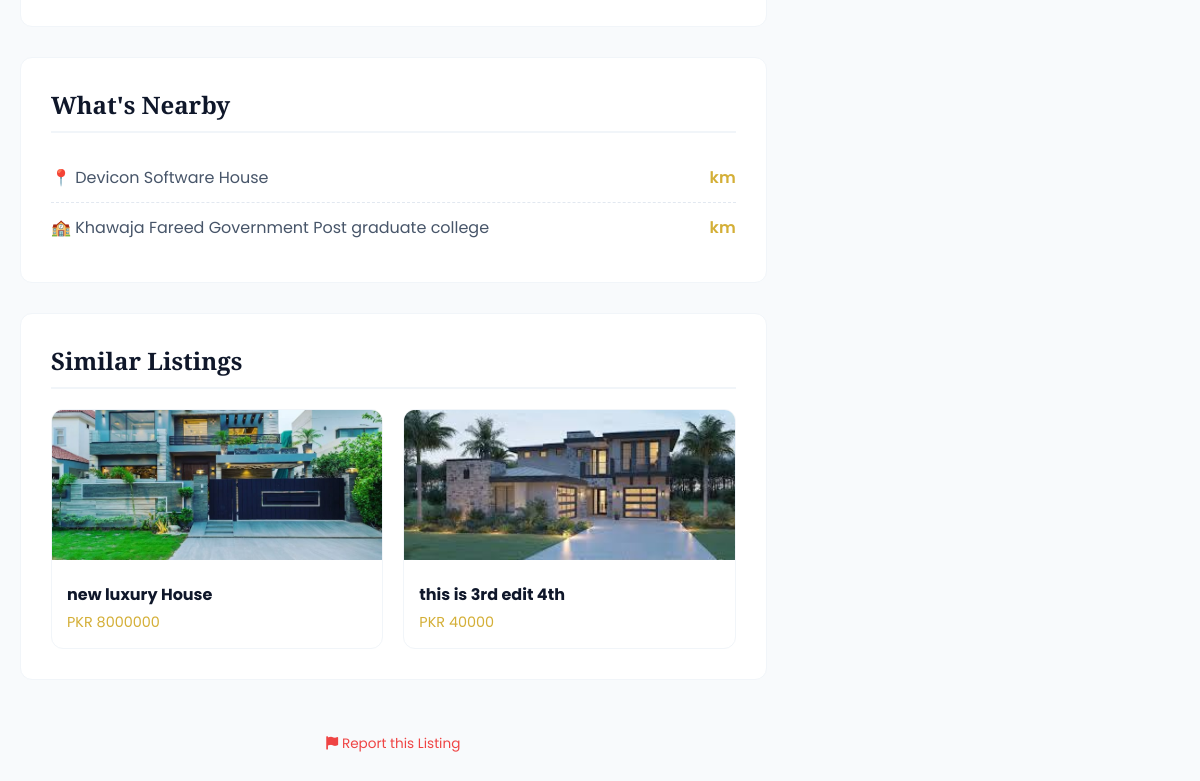
The app's page /listings/property/6/ (signed in, lower part), older data.
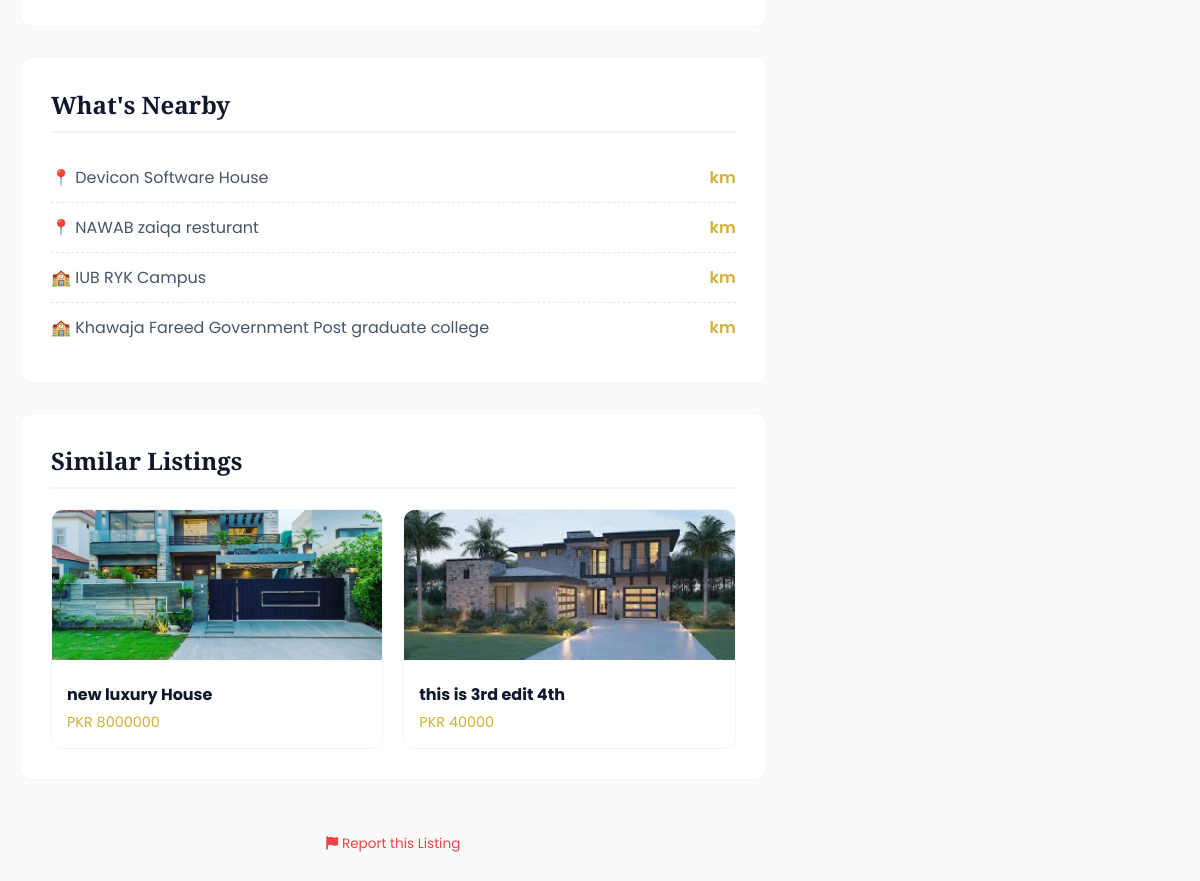
The same page, newer data.
### locations/models.py (models this page shows, shortened)
class Amenity(models.Model):
    area = models.ForeignKey(
        Area,
        on_delete=models.CASCADE,
        related_name="amenities"
    )
    name = models.CharField(
        max_length=255,
        help_text="e.g., 'Beaconhouse School' or 'Green Valley Supermarket'"
    )
    amenity_type = models.CharField(
        max_length=20,
        choices=AmenityType.choices,
        default=AmenityType.OTHER
    )
    latitude = models.DecimalField(
        max_digits=9,
        decimal_places=6,
        null=True,
        blank=True,
        help_text="Optional: Latitude for this amenity's map pin"
    )
    longitude = models.DecimalField(
        max_digits=9,
        decimal_places=6,
        null=True,
        blank=True,
        help_text="Optional: Longitude for this amenity's map pin"
    )
    class Meta:
        verbose_name_plural = "Amenities"
        ordering = ['amenity_type', 'name'] # Group by type, then name

### properties/models.py (models this page shows, shortened)
class Property(models.Model):
    title = models.CharField(max_length=255)
    description = models.TextField()
    price = models.BigIntegerField()
    area = models.ForeignKey(
        Area,
        on_delete=models.SET_NULL,
        null=True,
        related_name="properties"
    )
    latitude = models.DecimalField(
        max_digits=9,
        decimal_places=6,
        null=True,
        blank=True,
        help_text="Exact latitude of the property (e.g., 31.470510)"
    )
    longitude = models.DecimalField(
        max_digits=9,
        decimal_places=6,
        null=True,
        blank=True,
        help_text="Exact longitude of the property (e.g., 74.394170)"
    )
    purpose = models.CharField(max_length=10, choices=PropertyPurpose.choices)
    property_type = models.CharField(max_length=20, choices=PropertyType.choices)
    bedrooms = models.PositiveSmallIntegerField(null=True, blank=True)
    bathrooms = models.PositiveSmallIntegerField(null=True, blank=True)
    area_size = models.DecimalField(max_digits=10, decimal_places=2)
    area_unit = models.CharField(max_length=10, choices=AreaUnit.choices, default=AreaUnit.MARLA)
    agent = models.ForeignKey(settings.AUTH_USER_MODEL, on_delete=models.CASCADE, related_name="properties")
    created_at = models.DateTimeField(auto_now_add=True)
    updated_at = models.DateTimeField(auto_now=True)
    main_image = models.ImageField(upload_to='properties/main_images/', null=True, blank=True)
    is_verified = models.BooleanField(
        default=False,
        help_text="Mark this listing as verified by the admin (e.g., checked for accuracy)."
    )
    is_featured = models.BooleanField(
        default=False,
        help_text="Mark this listing as 'Featured' to show it at the top."
    )
    featured_until = models.DateTimeField(
        null=True,
        blank=True,
        help_text="When this listing should stop being featured (e.g., 7 days from now)."
    )
    status = models.CharField(
        max_length=10,
        choices=PropertyStatus.choices,
        default=PropertyStatus.ACTIVE,
        help_text="The current status of the listing (e.g., Active, Sold)."
    )
    sold_date = models.DateTimeField(
        null=True,
        blank=True,
        help_text="The date and time this property was marked as sold."
    )
    video_url = models.URLField(
        max_length=500,
        null=True,
        blank=True,
        help_text="A link to a YouTube or Vimeo video walkthrough (e.g., https://www.youtube.com/watch?v=...)"
    )
    def get_video_embed_url(self):
        if not self.video_url:
            return None
        url = self.video_url
        video_id = None
        if "youtube.com/watch?v=" in url:
            video_id = url.split('v=')[-1].split('&')[0]
            return f"https://www.youtube.com/embed/{video_id}"
        if "youtu.be/" in url:
            video_id = url.split('/')[-1].split('?')[0]
            return f"https://www.youtube.com/embed/{video_id}"

### properties/views.py (the view)
# urls.py: path('property/<int:pk>/', views.property_detail, name='property_detail'),
def property_detail(request, pk):
    property = get_object_or_404(Property, pk=pk)
    gallery_images = property.images.all()
    if request.user != property.agent:
        PropertyView.objects.create(
            property=property,
            ip_address=get_client_ip(request),
            user=request.user if request.user.is_authenticated else None
        )
    nearby_amenities = []
    if property.latitude and property.longitude:
        prop_point = (property.latitude, property.longitude)
        all_amenities = Amenity.objects.filter(latitude__isnull=False, longitude__isnull=False)
        amenities_with_distance = []
        for amenity in all_amenities:
            amenity_point = (amenity.latitude, amenity.longitude)
            distance_km = geodesic(prop_point, amenity_point).km
            amenities_with_distance.append({
                'amenity': amenity,
                'distance': distance_km
            })
        sorted_amenities = sorted(amenities_with_distance, key=lambda x: x['distance'])
        nearby_amenities = sorted_amenities[:5]
    similar_properties = Property.objects.filter(
        area__city=property.area.city,       # Same City
        property_type=property.property_type, # Same Type (House/Plot)
        status=PropertyStatus.ACTIVE         # Must be Active
    ).exclude(
        id=property.id                       # Exclude the one we are looking at
    ).order_by('-created_at')[:3]            # Get the 3 newest ones
    visit_form = VisitRequestForm()
    context = {
        'property': property,
        'gallery_images': gallery_images,
        'nearby_amenities': nearby_amenities,
        'visit_form': visit_form,
        'similar_properties': similar_properties, # <-- Add this to context
    }
    return render(request, 'properties/property_detail.html', context)

### accounts/context_processors.py (called while the page is built)
def notifications(request):
    if request.user.is_authenticated:
        unread_notifs = Notification.objects.filter(
            recipient=request.user,
            is_read=False
        )
        return {
            'notification_count': unread_notifs.count(),
            'notification_list': unread_notifs[:5] # Only show the top 5 in the dropdown
        }
    return {}

### locations/models.py (called while the page is built)
    def __str__(self):
        return f"{self.name}, {self.city.name}"

### properties/views.py (called while the page is built)
def get_client_ip(request):
    x_forwarded_for = request.META.get('HTTP_X_FORWARDED_FOR')
    if x_forwarded_for:
        ip = x_forwarded_for.split(',')[0]
    else:
        ip = request.META.get('REMOTE_ADDR')
    return ip

### properties/templates/properties/property_detail.html (shortened to what this page needs)
{% extends 'base.html' %}
{% load static %}
{% block content %}
<div class="detail-container">
    <div class="content-wrapper">
        <div class="section-box">
        </div>
        {% if nearby_amenities %}
        <div class="section-box">
            <h3 class="section-title">What's Nearby</h3>
            <ul class="amenity-list" style="list-style:none; padding:0;">
                {% for item in nearby_amenities %}
                <li>
                    <span>
                        {% if item.amenity.amenity_type == 'school' %}🏫
                        {% elif item.amenity.amenity_type == 'hospital' %}🏥
                        {% elif item.amenity.amenity_type == 'park' %}🌳
                        {% else %}📍{% endif %}
                        {{ item.amenity.name }}
                    </span>
                    <span class="dist-tag">{{ item.distance|floatformat:1 }} km</span>
                </li>
                {% endfor %}
            </ul>
        </div>
        {% endif %}
        {% if similar_properties %}
        <div class="section-box">
            <h3 class="section-title">Similar Listings</h3>
            <div class="similar-grid">
                {% for sim in similar_properties %}
                <div class="sim-card">
                    {% if sim.main_image %}
                    <img src="{{ sim.main_image.url }}" style="width:100%; height:150px; object-fit:cover;">
                    {% endif %}
                    <div style="padding:15px;">
                        <a href="{% url 'property_detail' pk=sim.pk %}" style="font-weight:bold; color:var(--pw-navy);">{{ sim.title|truncatechars:25 }}</a>
                        <div style="color:var(--pw-gold); font-size:0.9rem; margin-top:5px;">PKR {{ sim.price }}</div>
                    </div>
                </div>
                {% endfor %}
            </div>
        </div>
        {% endif %}
        <div style="text-align: center; margin-top: 20px;">
            <a href="{% url 'report_listing' pk=property.pk %}" style="color: #ef4444; font-size: 0.85rem;">
                <i class="fa-solid fa-flag"></i> Report this Listing
            </a>
        </div>
    </div>
</div>
<link rel="stylesheet" href="https://unpkg.com/leaflet/dist/leaflet.css" />
<link rel="stylesheet" href="https://unpkg.com/leaflet-routing-machine@latest/dist/leaflet-routing-machine.css" />
{% endblock content %}

Row changes from the older to the newer data that the page shows:
added Amenity: amenity.name "NAWAB zaiqa resturant"
added Amenity: amenity.name "IUB RYK Campus"
